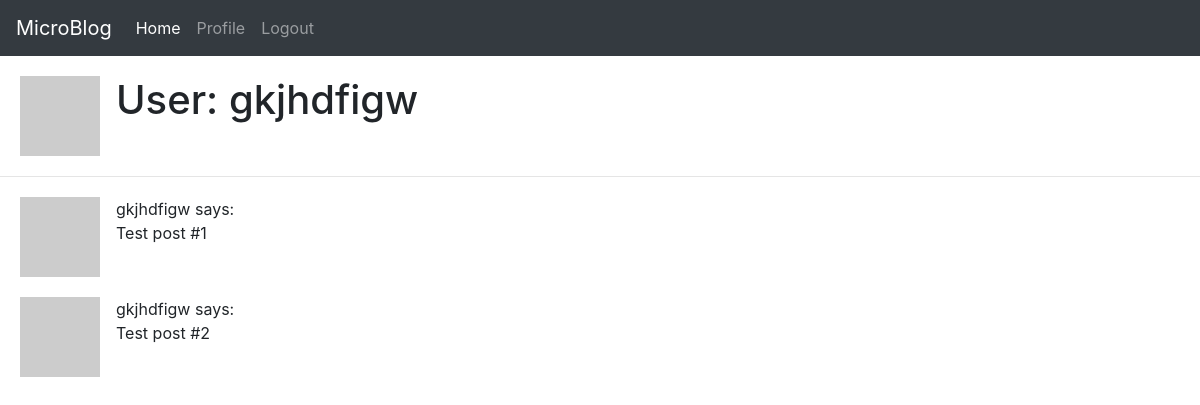
Page /user/gkjhdfigw (signed in) on the committed database.
### blogapp/models.py (models this page shows, shortened)
class User(UserMixin, db.Model):
	id = db.Column(db.Integer, primary_key=True)
	username = db.Column(db.String(64), index=True, unique=True)
	email = db.Column(db.String(120), index=True, unique=True)
	password_hash = db.Column(db.String(128))
	posts = db.relationship('Post', backref='author', lazy='dynamic')
	about_me = db.Column(db.String(140))
	last_seen = db.Column(db.DateTime, default=datetime.utcnow)
	def avatar(self, size):
		hash_val = md5(self.email.lower().encode('utf-8')).hexdigest()
		return 'https://www.gravatar.com/avatar/{}?d=identicon&s={}'.format(hash_val, size)

### blogapp/routes.py (the view)
@app.route('/user/<username>')
@login_required
def user(username):
    user = User.query.filter_by(username=username).first_or_404()
    posts = [
        {'author': user, 'body': 'Test post #1'},
        {'author': user, 'body': 'Test post #2'}
    ]
    return render_template('user.html', user=user, posts=posts)

### blogapp/models.py (called while the page is built)
@login.user_loader
def load_user(id):
	return User.query.get(int(id))

### blogapp/routes.py (called while the page is built)
@app.before_request
def before_request():
    if current_user.is_authenticated:
        current_user.last_seen = datetime.utcnow()
        db.session.commit()

### blogapp/templates/user.html (shortened to what this page needs)
{% extends "base.html" %}
{% block head %}
    <link rel="stylesheet" type="text/css" href="{{ url_for('static', filename='profile.css') }}">
{% endblock %}
{% block content %}
    <div class="media">
      <img src="{{ user.avatar(128) }}" class="mr-3" alt="Profile Photo">
      <div class="media-body">
        <h1>User: {{ user.username }}</h1>
      </div>
    </div>
    <hr>
    {% for post in posts %}
	    <div class="media">
          <img src="{{ post.author.avatar(42) }}" class="mr-3" alt="Profile Photo">
          <div class="media-body">
            {{ post.author.username }} says:<br>{{ post.body }}
          </div>
        </div>
    {% endfor %}
{% endblock %}

### blogapp/static/profile.css (style rules this page uses)
.media { margin: 20px; }

### rows in the picture
User: username "gkjhdfigw", author.username "gkjhdfigw" "gkjhdfigw"

### other values in the picture
{{ post.body }} "Test post #1" "Test post #2"
